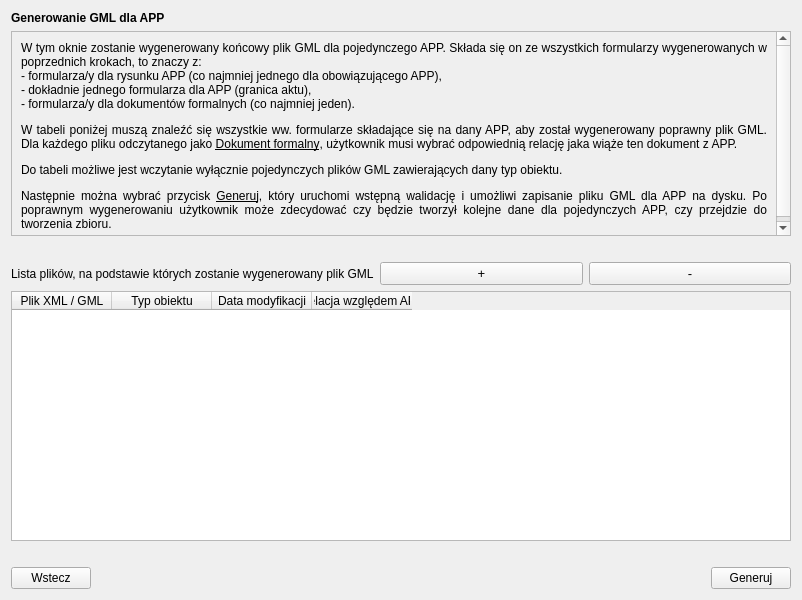
<?xml version="1.0" encoding="UTF-8"?>
<ui version="4.0">
 <class>Dialog</class>
 <widget class="QDialog" name="Dialog">
  <property name="enabled">
   <bool>true</bool>
  </property>
  <property name="geometry">
   <rect>
    <x>0</x>
    <y>0</y>
    <width>802</width>
    <height>600</height>
   </rect>
  </property>
  <property name="minimumSize">
   <size>
    <width>800</width>
    <height>600</height>
   </size>
  </property>
  <property name="windowTitle">
   <string>Dialog</string>
  </property>
  <layout class="QGridLayout" name="gridLayout">
   <item row="0" column="0">
    <layout class="QVBoxLayout" name="verticalLayout">
     <item>
      <widget class="QLabel" name="title_lbl">
       <property name="font">
        <font>
         <weight>75</weight>
         <bold>true</bold>
        </font>
       </property>
       <property name="text">
        <string>Generowanie GML dla APP</string>
       </property>
       <property name="margin">
        <number>7</number>
       </property>
      </widget>
     </item>
     <item>
      <widget class="QScrollArea" name="instruction_scrollArea">
       <property name="sizePolicy">
        <sizepolicy hsizetype="Expanding" vsizetype="Preferred">
         <horstretch>0</horstretch>
         <verstretch>0</verstretch>
        </sizepolicy>
       </property>
       <property name="widgetResizable">
        <bool>true</bool>
       </property>
       <widget class="QWidget" name="scrollAreaWidgetContents">
        <property name="geometry">
         <rect>
          <x>0</x>
          <y>0</y>
          <width>780</width>
          <height>188</height>
         </rect>
        </property>
        <property name="sizePolicy">
         <sizepolicy hsizetype="Preferred" vsizetype="Preferred">
          <horstretch>0</horstretch>
          <verstretch>0</verstretch>
         </sizepolicy>
        </property>
        <layout class="QGridLayout" name="gridLayout_2">
         <item row="0" column="0">
          <widget class="QLabel" name="instruction_lbl">
           <property name="font">
            <font>
             <stylestrategy>PreferDefault</stylestrategy>
            </font>
           </property>
           <property name="text">
            <string>&lt;html&gt;&lt;head/&gt;&lt;body&gt;&lt;p&gt;W tym oknie zostanie wygenerowany końcowy plik GML dla pojedynczego APP. Składa się on ze wszystkich formularzy wygenerowanych w poprzednich krokach, to znaczy z:&lt;br/&gt;- formularza/y dla rysunku APP (co najmniej jednego dla obowiązującego APP),&lt;br/&gt;- dokładnie jednego formularza dla APP (granica aktu),&lt;br/&gt;- formularza/y dla dokumentów formalnych (co najmniej jeden).&lt;/p&gt;&lt;p&gt;W tabeli poniżej muszą znaleźć się wszystkie ww. formularze składające się na dany APP, aby został wygenerowany poprawny plik GML. Dla każdego pliku odczytanego jako &lt;span style=&quot; text-decoration: underline;&quot;&gt;Dokument formalny&lt;/span&gt;, użytkownik musi wybrać odpowiednią relację jaka wiąże ten dokument z APP.&lt;/p&gt;&lt;p&gt;&lt;span style=&quot; font-family:'Aptos','sans-serif';&quot;&gt;Do tabeli możliwe jest wczytanie wyłącznie pojedynczych plików GML zawierających dany typ obiektu.&lt;/span&gt;&lt;/p&gt;&lt;p&gt;Następnie można wybrać przycisk &lt;span style=&quot; text-decoration: underline;&quot;&gt;Generuj&lt;/span&gt;, który uruchomi wstępną walidację i umożliwi zapisanie pliku GML dla APP na dysku. Po poprawnym wygenerowaniu użytkownik może zdecydować czy będzie tworzył kolejne dane dla pojedynczych APP, czy przejdzie do tworzenia zbioru. &lt;/p&gt;&lt;/body&gt;&lt;/html&gt;</string>
           </property>
           <property name="alignment">
            <set>Qt::AlignJustify|Qt::AlignVCenter</set>
           </property>
           <property name="wordWrap">
            <bool>true</bool>
           </property>
           <property name="openExternalLinks">
            <bool>true</bool>
           </property>
          </widget>
         </item>
        </layout>
       </widget>
      </widget>
     </item>
     <item>
      <widget class="QLabel" name="empty1_lbl">
       <property name="text">
        <string/>
       </property>
      </widget>
     </item>
     <item>
      <layout class="QHBoxLayout" name="horizontalLayout">
       <item>
        <widget class="QLabel" name="addFile_lbl">
         <property name="text">
          <string>Lista plików, na podstawie których zostanie wygenerowany plik GML</string>
         </property>
        </widget>
       </item>
       <item>
        <widget class="QPushButton" name="addElement_btn">
         <property name="font">
          <font>
           <pointsize>10</pointsize>
          </font>
         </property>
         <property name="text">
          <string>+</string>
         </property>
         <property name="autoDefault">
          <bool>false</bool>
         </property>
        </widget>
       </item>
       <item>
        <widget class="QPushButton" name="deleteElement_btn">
         <property name="font">
          <font>
           <pointsize>10</pointsize>
          </font>
         </property>
         <property name="text">
          <string>-</string>
         </property>
         <property name="autoDefault">
          <bool>false</bool>
         </property>
        </widget>
       </item>
      </layout>
     </item>
     <item>
      <widget class="QTableWidget" name="filesTable_widget">
       <property name="minimumSize">
        <size>
         <width>0</width>
         <height>250</height>
        </size>
       </property>
       <property name="rowCount">
        <number>0</number>
       </property>
       <column>
        <property name="text">
         <string>Plik XML / GML</string>
        </property>
       </column>
       <column>
        <property name="text">
         <string>Typ obiektu</string>
        </property>
       </column>
       <column>
        <property name="text">
         <string>Data modyfikacji</string>
        </property>
       </column>
       <column>
        <property name="text">
         <string>Relacja względem APP</string>
        </property>
       </column>
      </widget>
     </item>
     <item>
      <widget class="QLabel" name="empty3_lbl">
       <property name="text">
        <string/>
       </property>
      </widget>
     </item>
     <item>
      <layout class="QHBoxLayout" name="horizontalLayout_4">
       <item>
        <widget class="QPushButton" name="prev_btn">
         <property name="enabled">
          <bool>true</bool>
         </property>
         <property name="text">
          <string>Wstecz</string>
         </property>
         <property name="autoDefault">
          <bool>false</bool>
         </property>
        </widget>
       </item>
       <item>
        <spacer name="horizontalSpacer_3">
         <property name="orientation">
          <enum>Qt::Horizontal</enum>
         </property>
         <property name="sizeHint" stdset="0">
          <size>
           <width>40</width>
           <height>20</height>
          </size>
         </property>
        </spacer>
       </item>
       <item>
        <widget class="QPushButton" name="generate_btn">
         <property name="text">
          <string>Generuj</string>
         </property>
         <property name="autoDefault">
          <bool>false</bool>
         </property>
        </widget>
       </item>
      </layout>
     </item>
    </layout>
   </item>
  </layout>
 </widget>
 <resources/>
 <connections/>
</ui>
